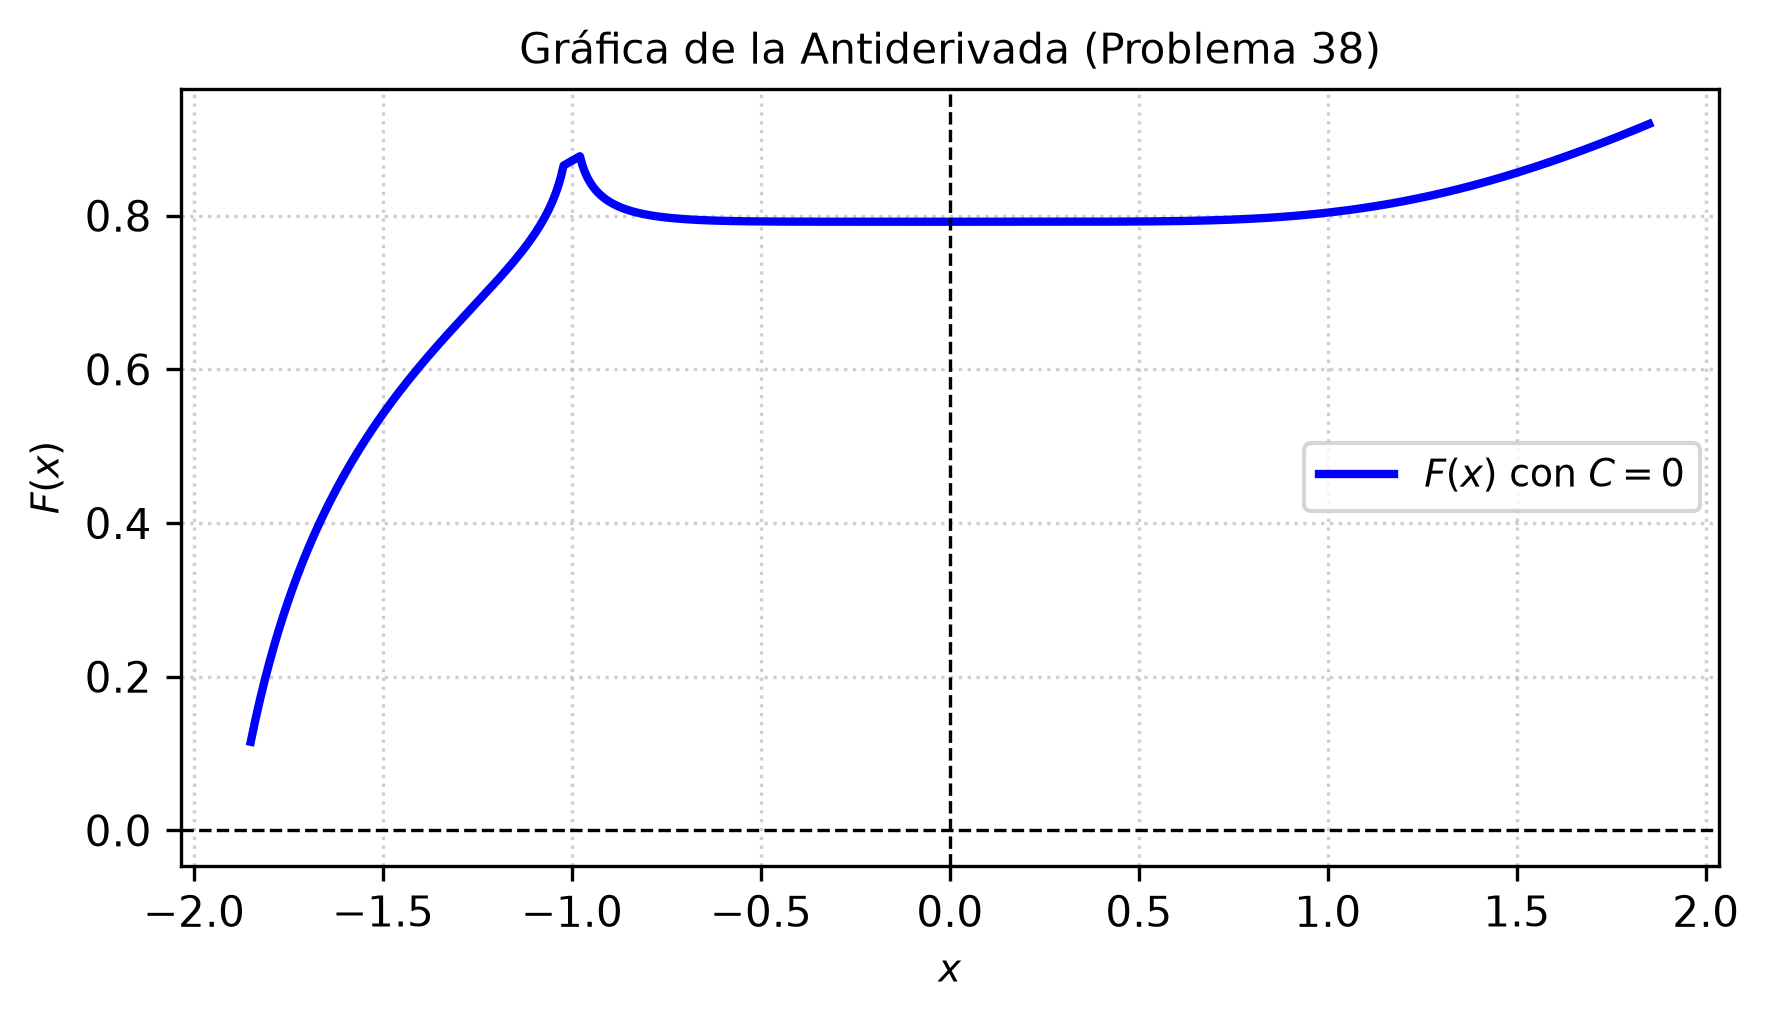

Reproduce this figure in Python.
import matplotlib
matplotlib.use('Agg')
import numpy as np
import matplotlib.pyplot as plt

# Definición del dominio evitando singularidades en x^3 = -1 y x^3 = -8
x = np.linspace(-1.8, 1.8, 400)

# Antiderivada F(x) con C = 0
# F(x) = (1/21) * ln( |(x^3 + 8)^8 / (x^3 + 1)| )
# Para evitar problemas con valores negativos o división por cero en el dominio de trazado:
# Excluimos vecindades de x = -1 y x = -2 (pues (-2)^3 = -8)
mask = (x > -1.9) & (x < -0.9) | (x > -0.9)
x_plot = np.linspace(-1.85, 1.85, 600)
# Filtramos de manera segura para la visualización
y_vals = []
x_vals = []
for val in x_plot:
    # Evitar singularidades exactas
    if abs(val + 1.0) > 0.02 and abs(val + 2.0) > 0.02:
        val_arg = ((val**3 + 8)**8) / abs(val**3 + 1)
        if val_arg > 0:
            y_vals.append((1.0 / 21.0) * np.log(val_arg))
            x_vals.append(val)

x_vals = np.array(x_vals)
y_vals = np.array(y_vals)

plt.figure(figsize=(6, 3.5))
plt.plot(x_vals, y_vals, label=r'$F(x)$ con $C=0$', color='b', linewidth=2)

plt.title('Gráfica de la Antiderivada (Problema 38)', fontsize=10)
plt.xlabel('$x$', fontsize=9)
plt.ylabel('$F(x)$', fontsize=9)
plt.axhline(0, color='black', linewidth=0.8, linestyle='--')
plt.axvline(0, color='black', linewidth=0.8, linestyle='--')
plt.grid(True, linestyle=':', alpha=0.6)
plt.legend(fontsize=9)
plt.tight_layout()

plt.savefig(r'semana_03/graficas/SEM03_P38_grafica.png', dpi=300, bbox_inches='tight')
plt.close()
